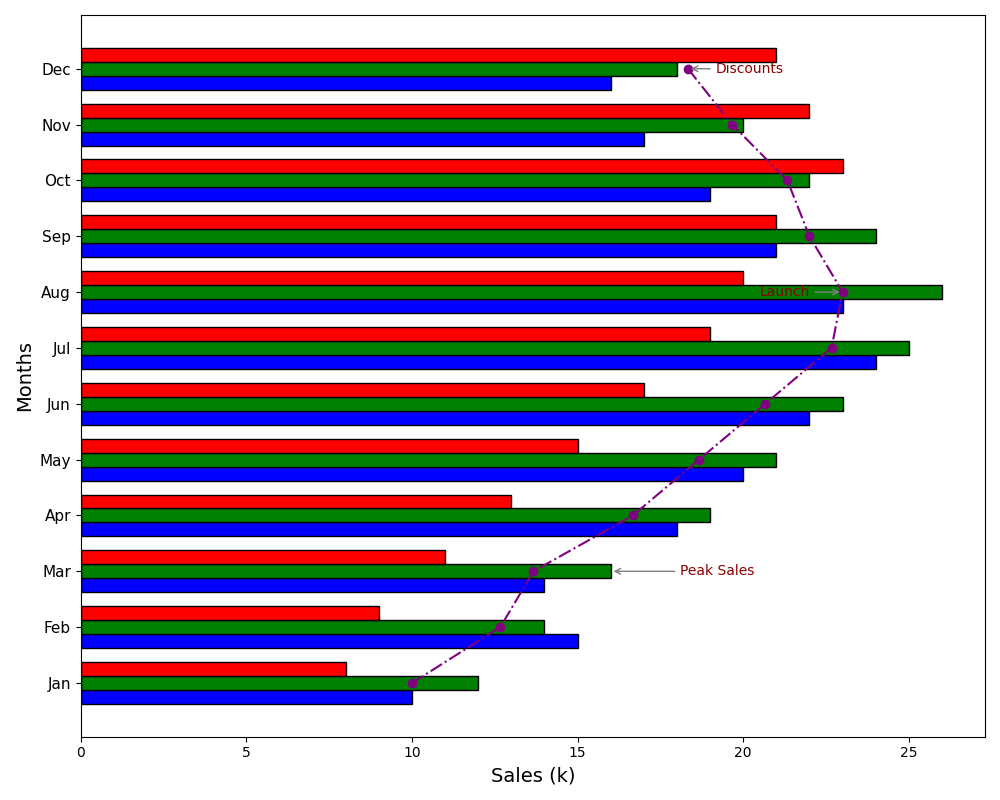

The script that drew this image:
import matplotlib.pyplot as plt
import numpy as np

months = np.array([
    'Jan', 'Feb', 'Mar', 'Apr', 'May', 'Jun',
    'Jul', 'Aug', 'Sep', 'Oct', 'Nov', 'Dec'
])

product_A_sales = np.array([10, 15, 14, 18, 20, 22, 24, 23, 21, 19, 17, 16])
product_B_sales = np.array([12, 14, 16, 19, 21, 23, 25, 26, 24, 22, 20, 18])
product_C_sales = np.array([8, 9, 11, 13, 15, 17, 19, 20, 21, 23, 22, 21])

y_positions = np.arange(len(months))
bar_height = 0.25

fig, ax = plt.subplots(figsize=(10, 8))

ax.barh(y_positions - bar_height, product_A_sales, height=bar_height, color='blue', edgecolor='black')
ax.barh(y_positions, product_B_sales, height=bar_height, color='green', edgecolor='black')
ax.barh(y_positions + bar_height, product_C_sales, height=bar_height, color='red', edgecolor='black')

annotations = {
    'Mar': ('Peak Sales', (50, 0)),
    'Aug': ('Launch', (-60, 0)),
    'Dec': ('Discounts', (20, 0))
}

for month, (text, offset) in annotations.items():
    index = np.where(months == month)[0][0]
    target_sales = product_B_sales[index] if month == 'Mar' else sum([
        product_A_sales[index], product_B_sales[index], product_C_sales[index]
    ]) / 3.0
    ax.annotate(
        text, 
        (target_sales, y_positions[index]), 
        xytext=offset, 
        textcoords='offset points', 
        arrowprops=dict(arrowstyle='->', color='grey'),
        va='center', fontsize=10, color='darkred'
    )

ax.set_ylabel("Months", fontsize=14)
ax.set_xlabel("Sales (k)", fontsize=14)
ax.set_yticks(y_positions)
ax.set_yticklabels(months, fontsize=11)

average_sales = (product_A_sales + product_B_sales + product_C_sales) / 3
ax.plot(average_sales, y_positions, color='purple', linestyle='-.', marker='o', linewidth=1.5)

plt.tight_layout()
plt.show()
